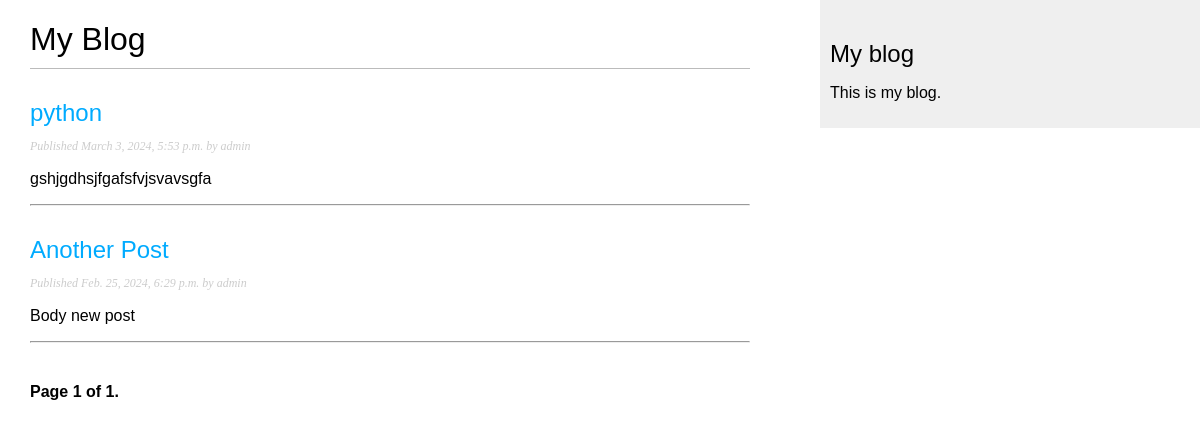
Screenshot of /blog/ with the database file from the repository.
### blog/models.py (models this page shows, shortened)
class Post(models.Model):
    class Status(models.TextChoices):
        DRAFT = 'DF', 'Draft'
        PUBLISHED = 'PB', 'Published'
    title = models.CharField(max_length=250)
    slug = models.SlugField(max_length=250, unique_for_date='publish')
    author = models.ForeignKey(User, on_delete=models.CASCADE, related_name='blog_posts')
    body = models.TextField()
    publish = models.DateTimeField(default=timezone.now)
    created = models.DateTimeField(auto_now_add=True)
    updated = models.DateTimeField(auto_now=True)
    status = models.CharField(max_length=2, choices=Status.choices, default=Status.DRAFT)
    class Meta:
        ordering = ['-publish']
        indexes = [
            models.Index(fields=['-publish']),
        ]
    def get_absolute_url(self):
        return reverse("blog:post_detail", args=[
            self.publish.year,
            self.publish.month,
            self.publish.day,
            self.slug,
        ])

### blog/views.py (the view)
# urls.py: path('', views.PostListView.as_view(), name='post_list'),
class PostListView(ListView):
    model = Post
    context_object_name = 'posts'
    paginate_by = 3
    template_name = 'blog/post/list.html'

### blog/templates/blog/post/list.html (shortened to what this page needs)
{% extends "blog/base.html" %}
{% block content %}
    <h1>My Blog</h1>
    {% for post in posts %}
        <h2>
        <a href="{{post.get_absolute_url}}">
        {{ post.title }}
        </a>
        </h2>
        <p class="date">
        Published {{ post.publish }} by {{ post.author }}
        </p>
        {{ post.body|truncatewords:30|linebreaks }}
        <hr />
    {% endfor %}
    {% include "pagination.html" with page=page_obj %}
{% endblock %}

### blog/static/css/blog.css (style rules this page uses)
body { margin:0; padding:0; font-family:helvetica, sans-serif; }
a { color:#00abff; text-decoration:none; }
h1 { font-weight:normal; border-bottom:1px solid #bbb; padding:0 0 10px 0; }
h2 { font-weight:normal; margin:30px 0 0; }
p.date { color:#ccc; font-family: georgia, serif; font-size: 12px; font-style: italic; }

### rows the page displays
Post: title "python", publish "March 3, 2024, 5:53 p.m.", author "admin", body "gshjgdhsjfgafsfvjsvavsgfa"
Post: title "Another Post", publish "Feb. 25, 2024, 6:29 p.m.", author "admin", body "Body new post"

### other values shown
{{ page.number }} "1"
{{ page.paginator.num_pages }} "1"
